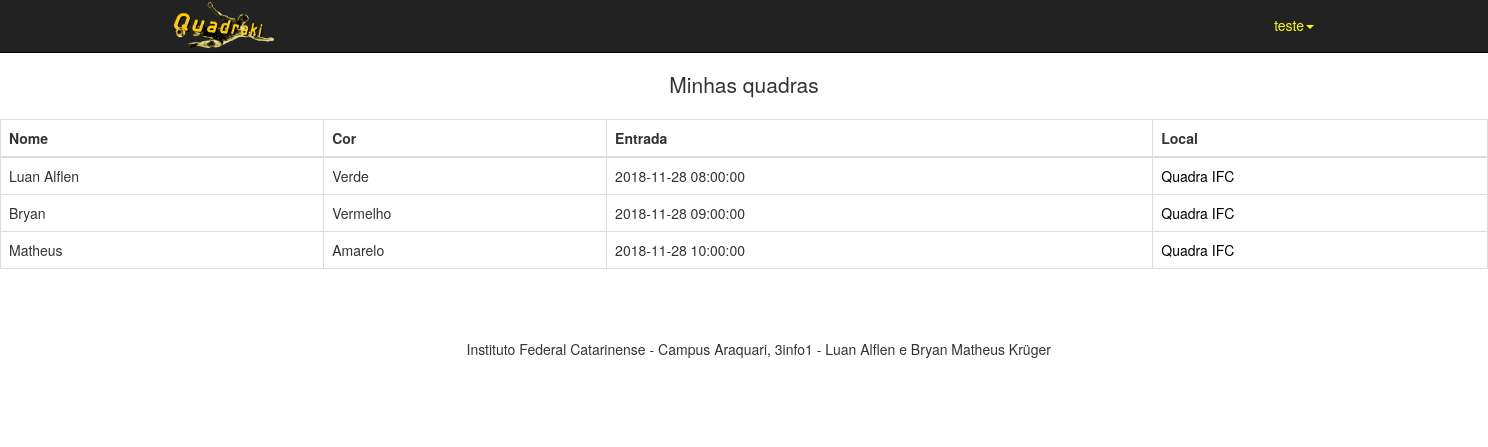
Page /TCC/app/Controlers/ControlerReservas.php?acao=showUsuario (signed in) on the committed database.
### tables this page shows
CREATE TABLE `usuarios` (
  `id_usuario` int(11) NOT NULL,
  `nome` varchar(50) NOT NULL,
  `login` varchar(150) NOT NULL,
  `senha` varchar(50) NOT NULL,
  `telefone` varchar(200) NOT NULL,
  `email` varchar(50) NOT NULL,
  `cpf` varchar(200) NOT NULL,
  `tipuser` varchar(30) NOT NULL
);

CREATE TABLE `reservas` (
  `id` int(11) NOT NULL,
  `nome` varchar(300) NOT NULL,
  `cor` varchar(20) DEFAULT NULL,
  `entrada` datetime NOT NULL,
  `id_local` int(11) NOT NULL,
  `id_usuario` int(11) DEFAULT NULL
);

CREATE TABLE `locais` (
  `id_local` int(11) NOT NULL,
  `foto` varchar(300) DEFAULT NULL,
  `nome` varchar(150) NOT NULL,
  `email` varchar(150) NOT NULL,
  `endereco` varchar(150) NOT NULL,
  `numero` int(11) DEFAULT NULL,
  `telefone` varchar(150) NOT NULL,
  `descricao` varchar(300) NOT NULL,
  `id_estado` int(11) NOT NULL,
  `id_municipio` int(11) NOT NULL,
  `id_categoria` int(11) NOT NULL,
  `id_usuario` int(11) NOT NULL
);

### TCC/app/Models/DBConnection.php (called while the page is built, shortened)
<?php
class DBConnection {
    public static $conexao = null;
    public static function getConexao(){
        try{
            if(self::$conexao == null){
                self::$conexao = new PDO("mysql:host=".self::HOST.";dbname=".self::NOMEBANCO, self::USUARIO, self::SENHA);
                self::$conexao->setAttribute(PDO::ATTR_ERRMODE, PDO::ERRMODE_EXCEPTION);
            }
            return self::$conexao;
        }catch(PDOException $e){
            die("Falhou a conexao ou ocorreu um erro banco: " . $e->getMessage());
        }
        return $conexao;
    }
}
?>

### TCC/app/Models/UsuarioCrud.php (called while the page is built, shortened)
<?php
require_once 'DBConnection.php';
require_once 'Usuario.php';
class UsuarioCrud
{
    private $conexao;
    public function __construct()
    {
        $this->conexao = DBConnection::getConexao();
    }
    public function getUsuarioId($iduser)
    {
        $sql = "select * from usuarios where id_usuario='{$iduser}'";
        $resultado = $this->conexao->query($sql);
        $usuario = $resultado->fetch(PDO::FETCH_ASSOC);
        $objetoUsuario = new Usuario(
            $usuario['nome'],
            $usuario['login'],
            $usuario['senha'],
            $usuario['email'],
            $usuario['telefone'],
            $usuario['cpf'],
            $usuario['tipuser'],
            $usuario['id_usuario']
        );
        return $objetoUsuario;
    }
}

### TCC/app/Models/Usuario.php (called while the page is built, shortened)
<?php
class Usuario
{
    public $nome;
    public function __construct($nome=null, $login=null, $senha=null, $email=null, $telefone=null, $cpf=null, $tipuser=null, $id=null){
        $this->nome = $nome;
    }
    public function getNome()
    {
        return $this->nome;
    }
}

### TCC/app/Models/ReservaCrud.php (called while the page is built, shortened)
<?php
    require_once 'DBConnection.php';
    require_once 'Reserva.php';
class ReservaCrud
{
    private $conexao;
    public function __construct()
    {
        $this->conexao = DBConnection::getConexao();
    }
    public function getReservasUsuario($iduser)
    {
        $sql = 'SELECT * FROM reservas WHERE id_usuario = '.$iduser;
        $resultado = $this->conexao->query($sql);
        $reservas = $resultado->fetchAll(PDO::FETCH_ASSOC);
        foreach ($reservas as $reserva) {
            $nome = $reserva['nome'];
            $cor = $reserva['cor'];
            $entrada = $reserva['entrada'];
            $idlocal = $reserva['id_local'];
            $iduser = $reserva['id_usuario'];
            $id = $reserva['id'];
            $obj = new Reserva($nome, $cor, $entrada, $idlocal,$iduser, $id);
            $ListaReserva[] = $obj;
        }
        return $ListaReserva;
    }
}

### TCC/app/Models/Reserva.php (called while the page is built, shortened)
<?php
class Reserva
{
    public function __construct($nome=null,$cor=null,$entrada=null,$idlocal=null,$iduser=null,$id=null){
        $this->nome = $nome;
        $this->cor = $cor;
        $this->entrada = $entrada;
        $this->id_local = $idlocal;
    }
}

### TCC/app/Models/LocalCrud.php (called while the page is built, shortened)
<?php
require_once 'DBConnection.php';
require_once 'Local.php';
class LocalCrud
{
    private $conexao;
    public function __construct()
    {
        $this->conexao = DBConnection::getConexao();
    }
    public function getLocal($id)
    {
        $sql = 'select * from locais where id_local='.$id;
        $resultado = $this->conexao->query($sql);
        $local = $resultado->fetch(PDO::FETCH_ASSOC);
        $objetoLocal = new Local(
            $local['foto']
            ,$local['nome'],
            $local['email'],
            $local['endereco'],
            $local['numero'],
            $local['telefone'],
            $local['descricao'],
            $local['id_estado'],
            $local['id_municipio'],
            $local['id_categoria'],
            $local['id_usuario'],
            $local['id_local']);
        return $objetoLocal;
    }
}

### TCC/app/Models/Local.php (called while the page is built, shortened)
<?php
class Local
{
    public $nome;
    public function __construct($foto=null, $nome=null,$email=null,$endereco=null,$numero=null,$telefone=null,$descricao=null,$id_estado=null,$id_municipio=null,$id_categoria=null, $id_usuario=null,$id_local=null){
        $this->nome = $nome;
    }
    public function getNome()
    {
        return $this->nome;
    }
}

### TCC/app/Views/CalendarioReservas/showUsuario.php (the view, shortened to what this page needs)
<p class="lead">Minhas quadras</p>
<table class="table table-bordered" >
    <thead>
    <tr>
        <th>Nome</th>
        <th>Cor</th>
        <th>Entrada</th>
        <th>Local</th>
    </tr>
    </thead>
    <tbody>
    <?php foreach ($reservas as $reserva):?>
        <?php
        $nomeCor = $reserva->cor;
        $nomeCor = getNomeCor($nomeCor);
        $idlocal = $reserva->id_local;
        $crudLocal = new LocalCrud();
        $local = $crudLocal->getLocal($idlocal);
        $nomeLocal = $local->getNome();
        ?>
        <tr>
            <td><?= $reserva->nome ?> </td>
            <td><?= $nomeCor ?> </td>
            <td><?= $reserva->entrada?> </td>
            <td><a href="ControlerLocal.php?acao=show&idlocal=<?= $reserva->id_local ?>&iduser=<?= $_SESSION['id'] ?>" style="color: black"><?= $nomeLocal?> </a></td>
        </tr>
    <?php endforeach; ?>
    </tbody>
</table>

### TCC/app/Views/Template/CabecalhoUsuario.php (shortened to what this page needs)
<!DOCTYPE html>
<html lang="en">
<head>
    <link href="../../assets/css/bootstrap.css" rel="stylesheet">
    <link rel="stylesheet" href="https://cdnjs.cloudflare.com/ajax/libs/font-awesome/4.7.0/css/font-awesome.min.css">
    <link rel="stylesheet" href="https://maxcdn.bootstrapcdn.com/font-awesome/4.7.0/css/font-awesome.min.css">
    <link href="../../assets/css/shop-homepage.css" rel="stylesheet">
    <link rel="stylesheet" href="../../assets/css/style.css">
</head>
<body>
<?php
$iduserlogado = $_SESSION['id'];
$crudUser = new UsuarioCrud();
$user = $crudUser->getUsuarioId($iduserlogado);
?>
<nav class="navbar navbar-inverse navbar-fixed-top" role="navigation">
    <div class="container">
        <div class="navbar-header">
            <a class="" href="ControlerLocal.php">
                <img src="../../assets/img/logo.png" id="logotipe">
            </a>
        </div>
        <div class="collapse navbar-collapse" id="bs-example-navbar-collapse-1">
            <ul class="nav navbar-nav navbar-right">
                <li class="dropdown pull-right">
                    <a style="color: yellow" href="#" class="dropdown-toggle pull-right" data-toggle="dropdown" role="button" aria-haspopup="true" aria-expanded="false"> <?= $user->getNome() ?><span class="caret"></span></a>
            </ul>
        </div>
    </div>
</nav>

### TCC/assets/css/shop-homepage.css (style rules this page uses)
body { padding-top: 70px; }

### TCC/assets/css/style.css (style rules this page uses)
#logotipe { width:100px; }
a { color: white; }

### rows in the picture
usuarios: nome "teste"
reservas: nome "Luan Alflen", cor "Verde", entrada "2018-11-28 08:00:00", id_local.nome "Quadra IFC"
reservas: nome "Bryan", cor "Vermelho", entrada "2018-11-28 09:00:00", id_local.nome "Quadra IFC"
reservas: nome "Matheus", cor "Amarelo", entrada "2018-11-28 10:00:00", id_local.nome "Quadra IFC"
